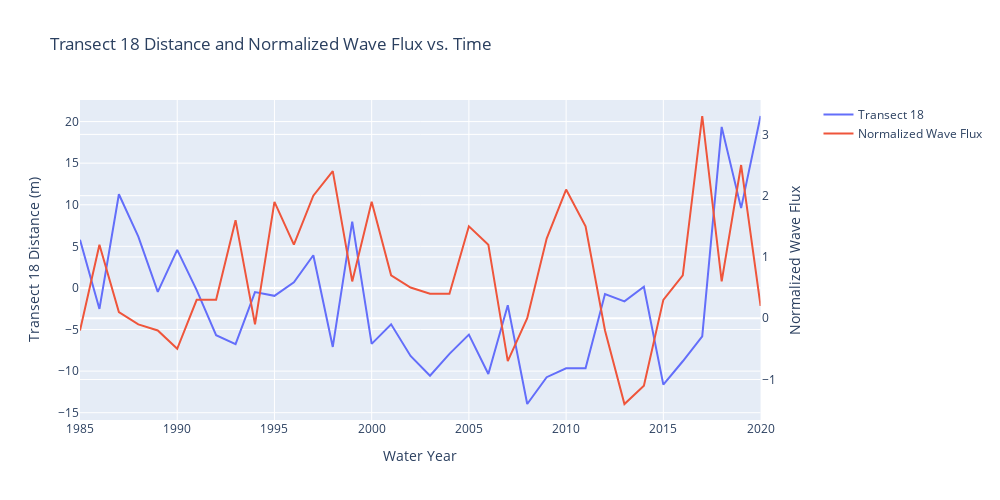

Notebook source saved alongside this figure:
### Code cell
import plotly.graph_objects as go
from plotly.subplots import make_subplots

# Create figure with secondary y-axis
fig = make_subplots(specs=[[{"secondary_y": True}]])

# Add traces
fig.add_trace(
    go.Scatter(x=[1985,1986,1987,1988,1989,1990,1991,1992,1993,1994,1995,1996,1997,1998,1999,2000,2001,2002,2003,2004,2005,2006,2007,2008,2009,2010,2011,2012,2013,2014,2015,2016,2017,2018,2019,2020], 
               y=[5.800633135,-2.525792215,11.26297939,6.162470135,-0.4692219648,4.582740585,-0.2661578148,-5.687038715,-6.751223965,-0.4966542148,-0.9489800648,0.6815031352,3.924888985,-7.094181465,7.979817785,-6.722135015,-4.376693715,-8.170934715,-10.55158526,-7.920103015,-5.608041415,-10.34584811,-2.071342315,-13.95305141,-10.72921181,-9.661114915,-9.654031415,-0.7335888148,-1.616565415,0.1368180852,-11.63018336,-8.815136615,-5.823675415,19.35494249,9.596058585,20.66942109], 
               name="Transect 18"),
    secondary_y=False,
)

fig.add_trace(
    go.Scatter(x=[1985,1986,1987,1988,1989,1990,1991,1992,1993,1994,1995,1996,1997,1998,1999,2000,2001,2002,2003,2004,2005,2006,2007,2008,2009,2010,2011,2012,2013,2014,2015,2016,2017,2018,2019,2020], 
               y=[-0.2,1.2,0.1,-0.1,-0.2,-0.5,0.3,0.3,1.6,-0.1,1.9,1.2,2.0,2.4,0.6,1.9,0.7,0.5,0.4,0.4,1.5,1.2,-0.7,0.0,1.3,2.1,1.5,-0.2,-1.4,-1.1,0.3,0.7,3.3,0.6,2.5,0.2], 
               name="Normalized Wave Flux"),
    secondary_y=True,
)

# Add figure title
fig.update_layout(
    title_text="Transect 18 Distance and Normalized Wave Flux vs. Time",
    width=1000, height=500
)

# Set x-axis title
fig.update_xaxes(title_text="Water Year")

# Set y-axes titles
fig.update_yaxes(title_text="Transect 18 Distance (m)", secondary_y=False)
fig.update_yaxes(title_text="Normalized Wave Flux", secondary_y=True)

fig.show()
#fig.write_image("images/fig5.jpeg")

### Figure 1 — Plotly figure (JSON) as saved in the notebook; plotly's stock layout.template omitted (floating-point values rounded to 4 significant figures)
{"data": [{"name": "Transect 18", "type": "scatter", "x": [1985, 1986, 1987, 1988, 1989, 1990, 1991, 1992, 1993, 1994, 1995, 1996, 1997, 1998, 1999, 2000, 2001, 2002, 2003, 2004, 2005, 2006, 2007, 2008, 2009, 2010, 2011, 2012, 2013, 2014, 2015, 2016, 2017, 2018, 2019, 2020], "xaxis": "x", "y": [5.801, -2.526, 11.26, 6.162, -0.4692, 4.583, -0.2662, -5.687, -6.751, -0.4967, -0.949, 0.6815, 3.925, -7.094, 7.98, -6.722, -4.377, -8.171, -10.55, -7.92, -5.608, -10.35, -2.071, -13.95, -10.73, -9.661, -9.654, -0.7336, -1.617, 0.1368, -11.63, -8.815, -5.824, 19.35, 9.596, 20.67], "yaxis": "y"}, {"name": "Normalized Wave Flux", "type": "scatter", "x": [1985, 1986, 1987, 1988, 1989, 1990, 1991, 1992, 1993, 1994, 1995, 1996, 1997, 1998, 1999, 2000, 2001, 2002, 2003, 2004, 2005, 2006, 2007, 2008, 2009, 2010, 2011, 2012, 2013, 2014, 2015, 2016, 2017, 2018, 2019, 2020], "xaxis": "x", "y": [-0.2, 1.2, 0.1, -0.1, -0.2, -0.5, 0.3, 0.3, 1.6, -0.1, 1.9, 1.2, 2, 2.4, 0.6, 1.9, 0.7, 0.5, 0.4, 0.4, 1.5, 1.2, -0.7, 0, 1.3, 2.1, 1.5, -0.2, -1.4, -1.1, 0.3, 0.7, 3.3, 0.6, 2.5, 0.2], "yaxis": "y2"}], "layout": {"height": 500, "title": {"text": "Transect 18 Distance and Normalized Wave Flux vs. Time"}, "width": 1000, "xaxis": {"anchor": "y", "autorange": true, "domain": [0, 0.94], "range": [1985, 2020], "title": {"text": "Water Year"}, "type": "linear"}, "yaxis": {"anchor": "x", "autorange": true, "domain": [0, 1], "range": [-15.88, 22.59], "title": {"text": "Transect 18 Distance (m)"}, "type": "linear"}, "yaxis2": {"anchor": "x", "autorange": true, "overlaying": "y", "range": [-1.661, 3.561], "side": "right", "title": {"text": "Normalized Wave Flux"}, "type": "linear"}}}
